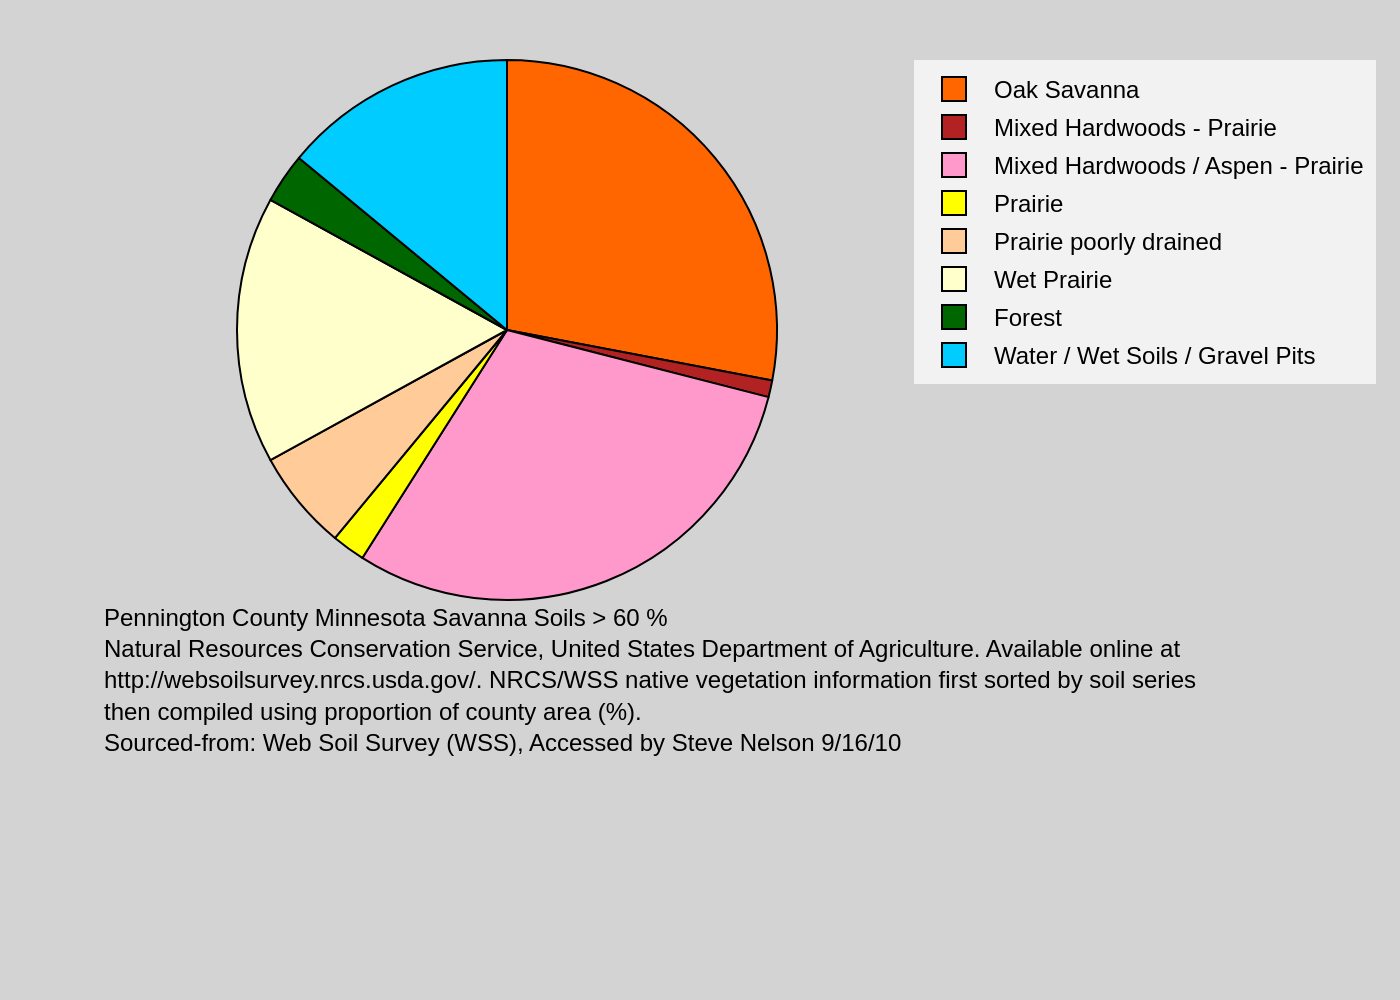

Write Python code to recreate this figure.
import sys
import json
from pathlib import Path
import plotly.graph_objects as go

# Check for command-line argument
if len(sys.argv) != 2:
    print("Usage: python script.py <path_to_json_file>")
    sys.exit(1)

# Get the JSON file path from the command-line argument
json_file_path = Path(sys.argv[1])

# Check if the JSON file exists
if not json_file_path.is_file():
    print(f"Error: JSON file not found at '{json_file_path}'")
    sys.exit(1)

# Read and parse the JSON file
with open(json_file_path, 'r', encoding='utf-8') as f:
    chart_data = json.load(f)

# Extract data for the chart
labels = [item['label'] for item in chart_data['chart_data']]
values = [item['value'] for item in chart_data['chart_data']]
colors = chart_data['colors']
texts = chart_data['texts']

# Create the pie chart trace
pie_trace = go.Pie(
    labels=labels,
    values=values,
    marker=dict(
        colors=colors,
        line=dict(color='black', width=1)
    ),
    hoverinfo='label+percent',
    textinfo='none',
    sort=False,  # Preserve the original order
    direction='clockwise'
)

# Create the figure
fig = go.Figure(data=[pie_trace])

# Combine title and source for the bottom caption
# Handle potential null values gracefully
title_text = texts.get('title') or ""
source_text = texts.get('source') or ""
# Add a line break only if both title and source exist
separator = "<br>" if title_text and source_text else ""
full_caption = f"{title_text}{separator}{source_text}"


# Update layout to match the original image
fig.update_layout(
    showlegend=True,
    font=dict(
        family="Arial",
        size=12,
        color="black"
    ),
    paper_bgcolor='#D3D3D3',  # Light grey background like the original
    plot_bgcolor='white',
    margin=dict(t=30, b=200, l=50, r=50),  # Ample bottom margin for the caption
    legend=dict(
        x=1,
        y=1,
        xanchor='left',
        yanchor='top',
        bgcolor='rgba(255,255,255,0.7)' # Semi-transparent white background for legend
    ),
    annotations=[
        dict(
            text=full_caption,
            showarrow=False,
            xref='paper',
            yref='paper',
            x=0,
            y=0,
            xanchor='left',
            yanchor='top',
            align='left'
        )
    ]
)

# Define the output image file name from the input JSON file name
output_filename = f"{json_file_path.stem}.png"

# Save the figure as a PNG image
try:
    fig.write_image(output_filename, scale=2)
    print(f"Chart successfully generated and saved to '{output_filename}'")
except Exception as e:
    print(f"Error saving image: {e}")
    sys.exit(1)
